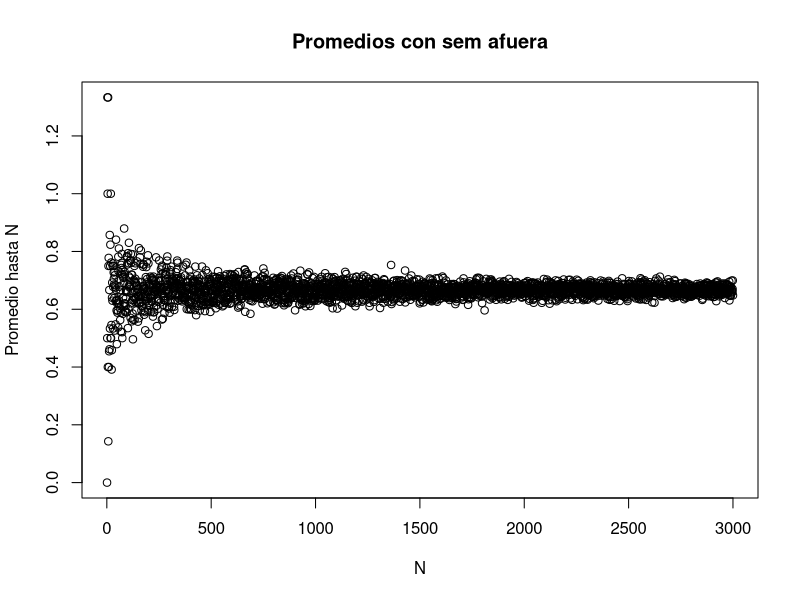
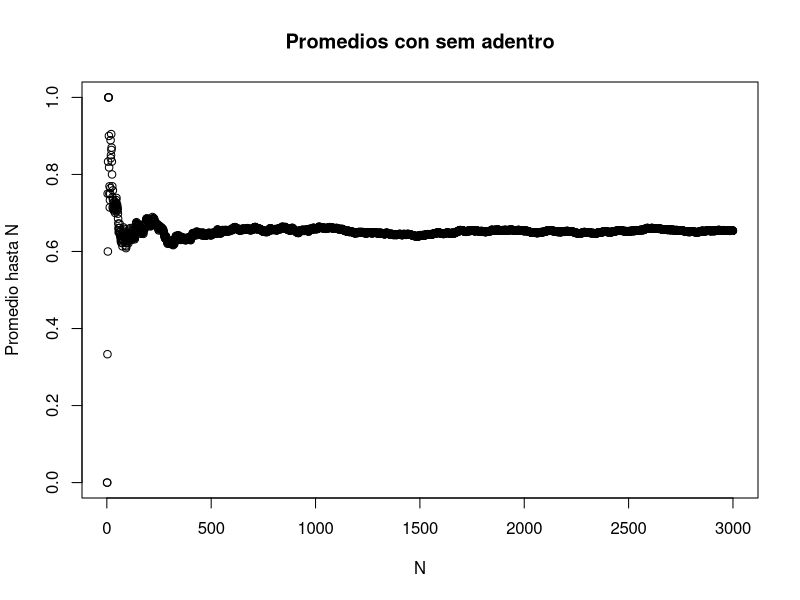
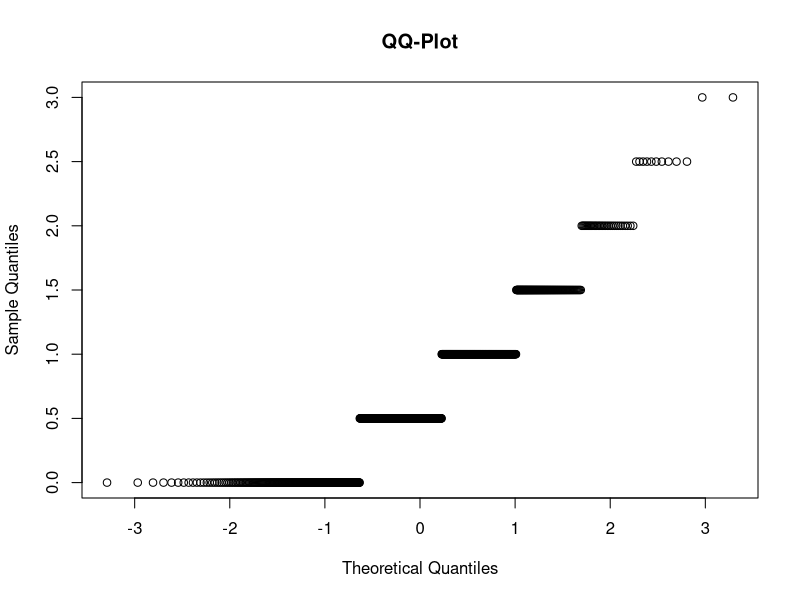
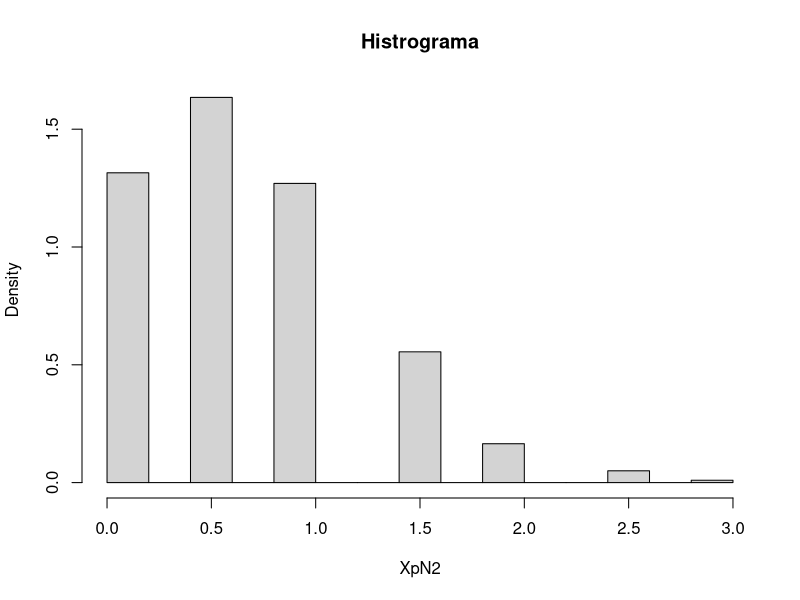
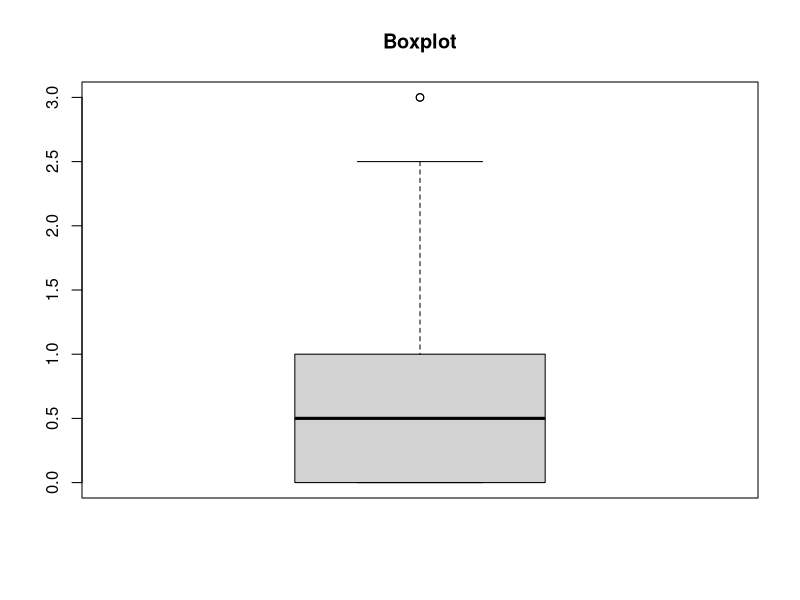
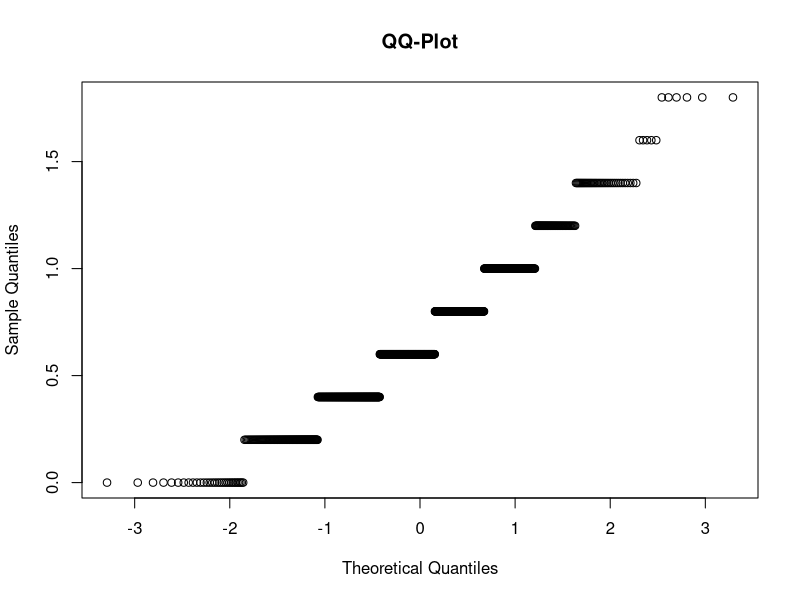
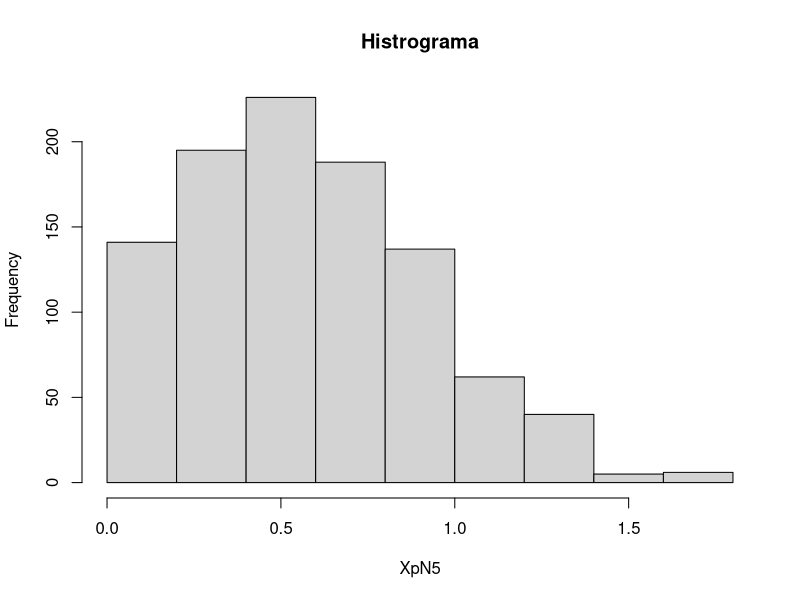
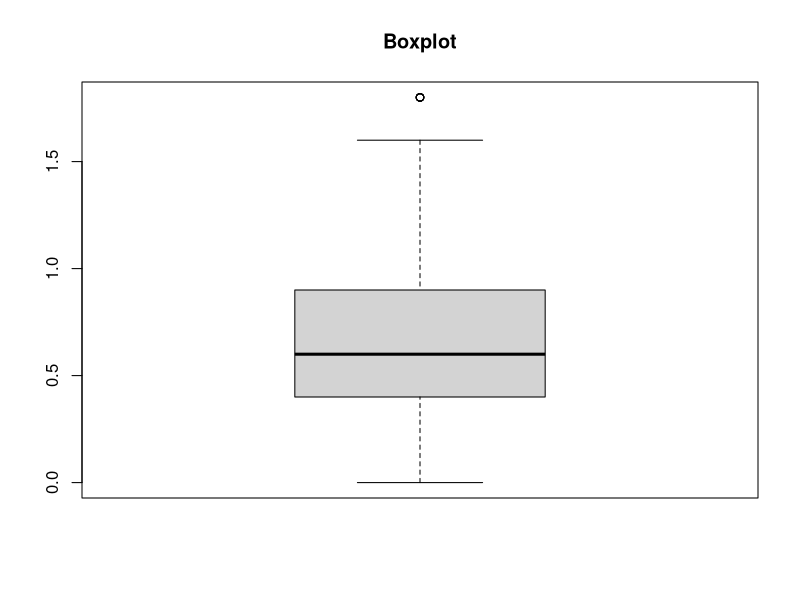

Source code (R) for these figures, in order:
###### INITIALIZATION ######
XpN1 <- numeric(3000)
XpN2 = numeric(1000)
XpN5 = numeric(1000)
XpN30 = numeric(1000)
XpN500 = numeric(1000)
N <- 6
P <- 1/9
EX1 <- N*P
VX1 <- N*P*(1-P)

###### EJERCICIO 1a ######
set.seed(1)
for (i in 1:3000){
  XpN1[i] <- mean(rbinom(n=i,size=N, prob=P)) 
}
plot(XpN1, main="Promedios con sem afuera", xlab = "N", ylab = "Promedio hasta N")

###### EJERCICIO 1b ######
for (i in 1:3000){
  set.seed(1)
  XpN1[i] <- mean(rbinom(n=i,size=N, prob=P)) 
}
plot(XpN1, main="Promedios con sem adentro", xlab = "N", ylab = "Promedio hasta N")

###### EJERCICIO 2a ######
n <- 2
for (i in 1:1000){
  XpN2[i] = mean(rbinom(n=n, size=N, prob=P))
}
qqnorm(XpN2, main="QQ-Plot")
hist(XpN2, main="Histrograma",prob=T)
boxplot(XpN2,main="Boxplot")

###### EJERCICIO 2b ######
n <- 5
for (i in 1:1000){
  XpN5[i] = mean(rbinom(n=n, size=N, prob=P))
}
qqnorm(XpN5, main="QQ-Plot")
hist(XpN5, main="Histrograma")
boxplot(XpN5,main="Boxplot")

###### EJERCICIO 2c1 ######
n <- 30
for (i in 1:1000){
  XpN30[i] = mean(rbinom(n=n, size=N, prob=P))
}
qqnorm(XpN30, main="QQ-Plot")
hist(XpN30, main="Histrograma",prob=T)
boxplot(XpN30,main="Boxplot")

###### EJERCICIO 2c2 ######
n <- 500
for (i in 1:1000){
  XpN500[i] = mean(rbinom(n=n, size=N, prob=P))
}
qqnorm(XpN500, main="QQ-Plot")
qqline(XpN500, col="red");
hist(XpN500, main="Histrograma",prob=T)
boxplot(XpN500,main="Boxplot")

###### EJERCICIO 2e ######
par(mfrow=c(1,4))
boxplot(XpN2,main="Boxplot N=2")
boxplot(XpN5,main="Boxplot N=5")
boxplot(XpN30,main="Boxplot N=30")
boxplot(XpN500,main="Boxplot N=500")

###### EJERCICIO 3b ######
XpN2estandarizada <- ((XpN2)-EX1)/sqrt(VX1/2)
XpN5estandarizada <- ((XpN5)-EX1)/sqrt(VX1/5)
XpN30estandarizada <- ((XpN30)-EX1)/sqrt(VX1/30)
XpN500estandarizada <- ((XpN500)-EX1)/sqrt(VX1/500)
par(mfrow=c(1,4))
boxplot(XpN2estandarizada,main="Boxplot estandarizado N=2")
boxplot(XpN5estandarizada,main="Boxplot estandarizado N=5")
boxplot(XpN30estandarizada,main="Boxplot estandarizado N=30")
boxplot(XpN500estandarizada,main="Boxplot estandarizado N=500")


qqnorm(XpN2estandarizada,main="QQ-Plot estandarizado N=2")
qqline(XpN2estandarizada,col="red")


qqnorm(XpN5estandarizada,main="QQ-Plot estandarizado N=5")
qqline(XpN5estandarizada,col="red")

qqnorm(XpN30estandarizada,main="QQ-Plot estandarizado N=30")
qqline(XpN30estandarizada,col="red")

qqnorm(XpN500estandarizada,main="QQ-Plot estandarizado N=500")
qqline(XpN500estandarizada,col="red")

###### EJERCICIO 3c ######
grilla <- seq(-4,4,by=0.1)
hist(XpN2estandarizada,main="Histrograma estandarizado N=2",prob=T)
lines(grilla,dnorm(grilla),col='red', lwd=2) 
hist(XpN5estandarizada,main="Histrograma estandarizado N=5",prob=T)
lines(grilla,dnorm(grilla),col='red', lwd=2) 
hist(XpN30estandarizada,main="Histrograma estandarizado N=30",prob=T)
lines(grilla,dnorm(grilla),col='red', lwd=2) 
hist(XpN500estandarizada,main="Histrograma estandarizado N=500",prob=T)
lines(grilla,dnorm(grilla),col='red', lwd=2) 
